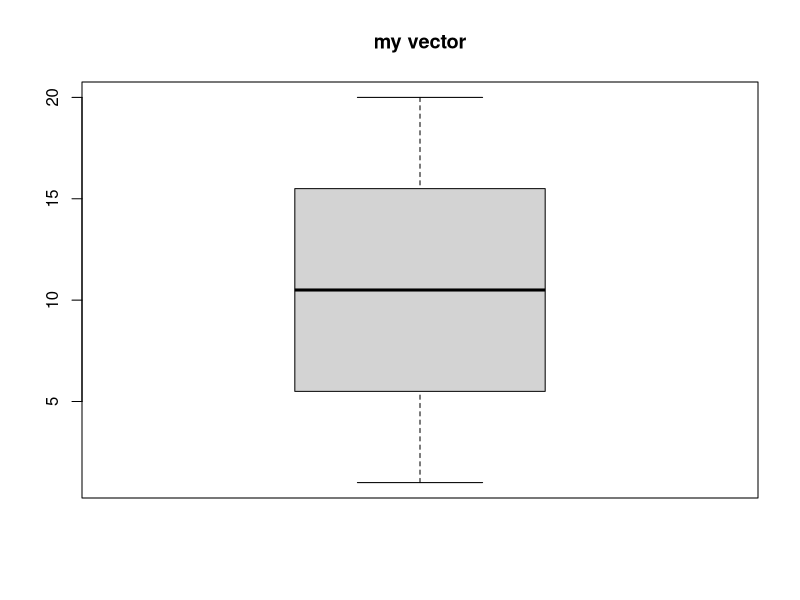
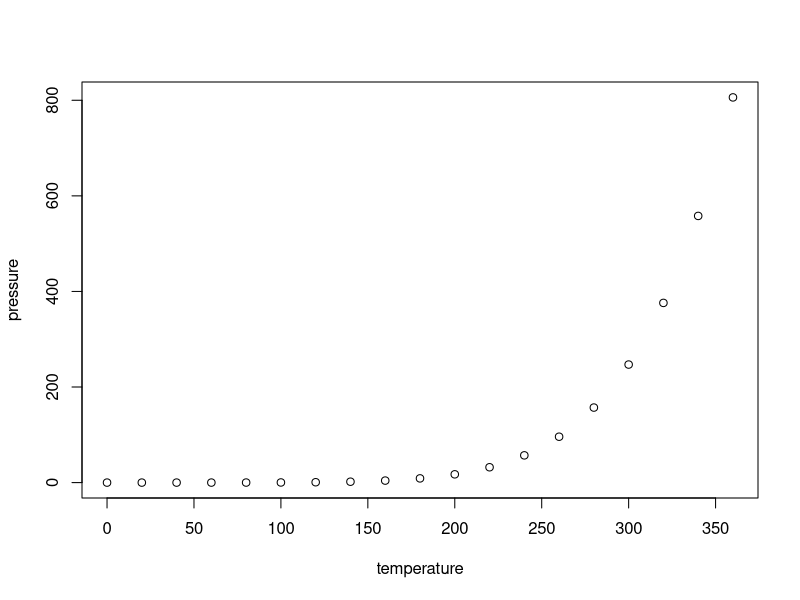

The R script that drew these images, in order:
## ---- chunk 1
knitr::opts_chunk$set(echo = TRUE)
## ---- chunk 2
vv <- rep(1:20,200)
summary (vv)
boxplot(vv, main = "my vector")

## ---- chunk 3
plot(pressure)

